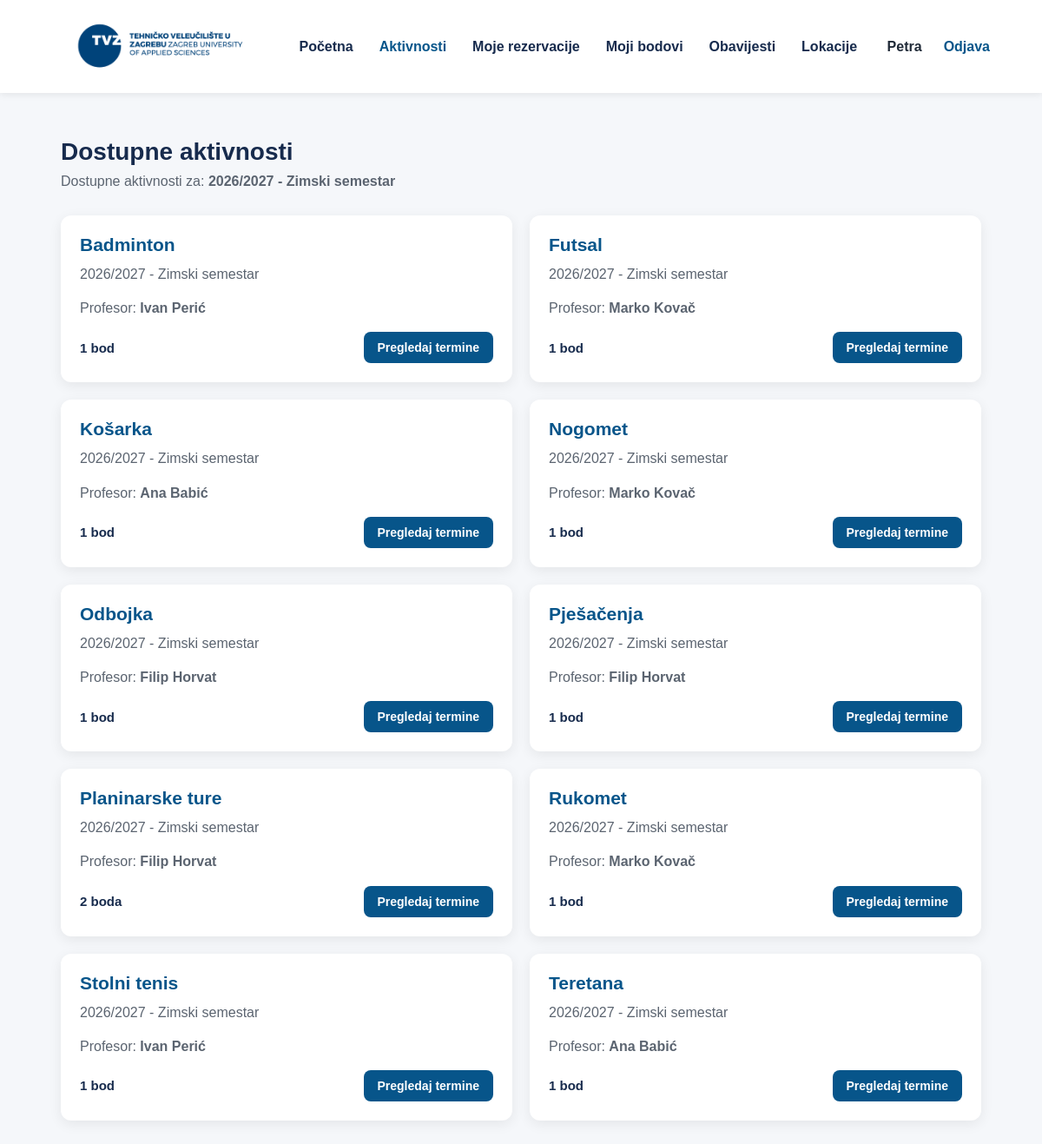
The page /student/activities.php (signed in) on the database its author committed.
### tables this page shows
CREATE TABLE `semesters` (
  `id` int(11) NOT NULL,
  `academic_year_id` int(11) NOT NULL,
  `name` varchar(30) NOT NULL,
  `semester_number` tinyint(1) NOT NULL,
  `start_date` date DEFAULT NULL,
  `end_date` date DEFAULT NULL
);

CREATE TABLE `academic_years` (
  `id` int(11) NOT NULL,
  `name` varchar(20) NOT NULL,
  `is_active` tinyint(1) NOT NULL DEFAULT 1
);

CREATE TABLE `activity_offerings` (
  `id` int(11) NOT NULL,
  `activity_id` int(11) NOT NULL,
  `semester_id` int(11) DEFAULT NULL,
  `professor_id` int(11) NOT NULL,
  `is_active` tinyint(1) NOT NULL DEFAULT 1,
  `created_at` timestamp NOT NULL DEFAULT current_timestamp(),
  `deactivated_at` datetime DEFAULT NULL
);

CREATE TABLE `activities` (
  `id` int(11) NOT NULL,
  `name` varchar(100) NOT NULL,
  `description` text NOT NULL,
  `points` int(11) NOT NULL DEFAULT 1,
  `activity_type` enum('REGULAR','BONUS') NOT NULL DEFAULT 'REGULAR',
  `is_active` tinyint(1) NOT NULL DEFAULT 1,
  `created_at` datetime NOT NULL DEFAULT current_timestamp(),
  `deactivated_at` datetime DEFAULT NULL
);

### student/activities.php (the view, shortened to what this page needs)
<?php
require_once '../config/database.php';
$userId = (int) ($_SESSION['user_id'] ?? 0);
$semesterStmt = $pdo->query("
    SELECT
        s.id,
        s.name,
        s.semester_number,
        s.start_date,
        s.end_date,
        ay.id AS academic_year_id,
        ay.name AS academic_year_name
    FROM semesters s
    INNER JOIN academic_years ay
        ON ay.id = s.academic_year_id
    WHERE ay.is_active = 1
    ORDER BY
        CASE
            WHEN CURDATE()
                 BETWEEN s.start_date AND s.end_date
                THEN 0
            WHEN s.start_date > CURDATE()
                THEN 1
            ELSE 2
        END,
        CASE
            WHEN s.start_date > CURDATE()
                THEN s.start_date
            ELSE NULL
        END ASC,
        s.start_date ASC
    LIMIT 1
");
$currentSemester = $semesterStmt->fetch(PDO::FETCH_ASSOC);
if (!$currentSemester) {
    $activities = [];
} else {
    $stmt = $pdo->prepare($sql);
    $stmt->execute([
        ':user_id_reserved' =>
            $userId,
        ':semester_id' =>
            (int) $currentSemester['id'],
        ':semester_start' =>
            $currentSemester['start_date'],
        ':semester_end' =>
            $currentSemester['end_date'],
    ]);
    $rows = $stmt->fetchAll(PDO::FETCH_ASSOC);
    $activities = [];
    foreach ($rows as $row) {
        $offeringId =
            (int) $row['offering_id'];
        if (!isset($activities[$offeringId])) {
            $activities[$offeringId] = [
                'id' =>
                    $offeringId,
                'activity_id' =>
                    (int) $row['activity_id'],
                'name' =>
                    $row['name'],
                'description' =>
                    $row['description'],
                'points' =>
                    (int) $row['points'],
                'activity_type' =>
                    $row['activity_type'],
                'professor_name' =>
                    $row['professor_first_name']
                    . ' '
                    . $row['professor_last_name'],
                'academic_year_name' =>
                    $row['academic_year_name'],
                'semester_name' =>
                    $row['semester_name'],
                'occurrences' =>
                    [],
                'months' =>
                    []
            ];
        }
        $activities[$offeringId]['occurrences'][] = [
            'occurrence_id' =>
                (int) $row['occurrence_id'],
            'session_id' =>
                (int) $row['session_id'],
            'date' =>
                $row['occurrence_date'],
            'day_of_week' =>
                (int) $row['day_of_week'],
            'start_time' =>
                substr(
                    $row['start_time'],
                    0,
                    5
                ),
            'end_time' =>
                substr(
                    $row['end_time'],
                    0,
                    5
                ),
            'location' =>
                $row['location'],
            'gender' =>
                $row['gender'],
            'capacity' =>
                $row['capacity'] !== null
                    ? (int) $row['capacity']
                    : null,
            'reserved_count' =>
                (int) $row['reserved_count'],
            'user_reserved' =>
                (bool) $row['user_reserved']
        ];
        $monthKey =
            date(
                'Y-m',
                strtotime(
                    $row['occurrence_date']
                )
            );
        $activities[$offeringId]['months'][$monthKey] = [
            'year' =>
                (int) date(
                    'Y',
                    strtotime(
                        $row['occurrence_date']
                    )
                ),
            'month' =>
                (int) date(
                    'n',
                    strtotime(
                        $row['occurrence_date']
                    )
                )
        ];
    }
    $activities =
        array_values($activities);
}
?>
<!DOCTYPE html>
<html lang="hr">
<head>
    <link
        rel="stylesheet"
        href="../css/common.css"
    >
    <link
        rel="stylesheet"
        href="../css/navbar.css"
    >
    <link
        rel="stylesheet"
        href="css/activities.css"
    >
</head>
<body>
<?php require_once '../includes/navbar.php'; ?>
<main class="container">
    <h1>
        Dostupne aktivnosti
    </h1>
    <?php if ($currentSemester): ?>
        <p class="subtitle">
            Dostupne aktivnosti za:
            <strong>
                <?= htmlspecialchars(
                    $currentSemester['academic_year_name']
                ) ?>
                -
                <?= htmlspecialchars(
                    $currentSemester['name']
                ) ?>
            </strong>
        </p>
    <?php else: ?>
        <p class="subtitle">
            Trenutno nije definirana aktivna akademska godina.
        </p>
    <?php endif; ?>
    <?php if (empty($activities)): ?>
        <div class="no-activities">
            Trenutno nema dostupnih aktivnosti.
        </div>
    <?php else: ?>
        <div class="activities">
            <?php foreach ($activities as $activity): ?>
                <div class="activity-card">
                    <div>
                        <div class="activity-name">
                            <?= htmlspecialchars(
                                $activity['name']
                            ) ?>
                        </div>
                        <?php if (
                            !empty($activity['semester_name'])
                        ): ?>
                            <div class="description">
                                <?= htmlspecialchars(
                                    $activity['academic_year_name']
                                ) ?>
                                -
                                <?= htmlspecialchars(
                                    $activity['semester_name']
                                ) ?>
                            </div>
                        <?php else: ?>
                            <div class="description">
                                Opća / BONUS aktivnost
                            </div>
                        <?php endif; ?>
                        <div class="description">
                            Profesor:
                            <strong>
                                <?= htmlspecialchars(
                                    $activity['professor_name']
                                ) ?>
                            </strong>
                        </div>
                    </div>
                    <div class="activity-bottom">
                        <div class="points">
                            <?= (int) $activity['points'] ?>
                            <?= (
                                (int) $activity['points'] === 1
                            )
                                ? 'bod'
                                : 'boda'
                            ?>
                        </div>
                        <button
                            type="button"
                            class="view-button"
                            onclick="openActivityModal(
                                <?= (int) $activity['id'] ?>
                            )"
                        >
                            Pregledaj termine
                        </button>
                    </div>
                </div>
            <?php endforeach; ?>
        </div>
    <?php endif; ?>
</main>
</body>
</html>

### css/common.css (style rules this page uses)
body { font-family: Arial, sans-serif; background-color: #f5f7fa; color: #1f2937; }
.container { max-width: 1100px; margin: 50px auto; padding: 0 20px; }
h1 { font-size: 28px; line-height: 1.25; margin-bottom: 8px; color: #172b4d; }
.subtitle { color: #5b6470; margin-bottom: 30px; font-size: 16px; }

### student/css/activities.css (style rules this page uses)
.activity-card { background-color: #ffffff; border-radius: 12px; padding: 22px; min-height: 180px; box-shadow: 0 4px 15px rgba(0, 0, 0, 0.07); display: flex; flex-direction: column; justify-content: space-between; }
.activity-name { font-size: 21px; font-weight: bold; color: #07558a; margin-bottom: 10px; }
.description { color: #5b6470; line-height: 1.45; margin-bottom: 16px; }
.activity-bottom { display: flex; justify-content: space-between; align-items: center; gap: 16px; }
.points { color: #172b4d; font-weight: bold; font-size: 15px; }
.view-button { background-color: #07558a; color: white; border: none; padding: 10px 16px; border-radius: 8px; font-size: 14px; font-weight: bold; cursor: pointer; }

### rows shown on the page
semesters: academic_year.name "2026/2027", name "Zimski semestar"
activity_offerings: name "Rukomet", academic_year_name "2026/2027", semester_name "Zimski semestar", professor_name "Marko Kovač", activity.points "1", shows "bod", name "Stolni tenis", professor_name "Ivan Perić"

### other values the page prints
$activity['name'] "Badminton"
$activity['academic_year_name'] "2026/2027"
$activity['semester_name'] "Zimski semestar"
$activity['professor_name'] "Ivan Perić"
$activity['points'] "1"
$activity['name'] "Futsal"
$activity['professor_name'] "Marko Kovač"
$activity['name'] "Košarka"
$activity['professor_name'] "Ana Babić"
$activity['name'] "Nogomet"
$activity['name'] "Odbojka"
$activity['professor_name'] "Filip Horvat"
$activity['name'] "Pješačenja"
$activity['name'] "Planinarske ture"
$activity['points'] "2"
